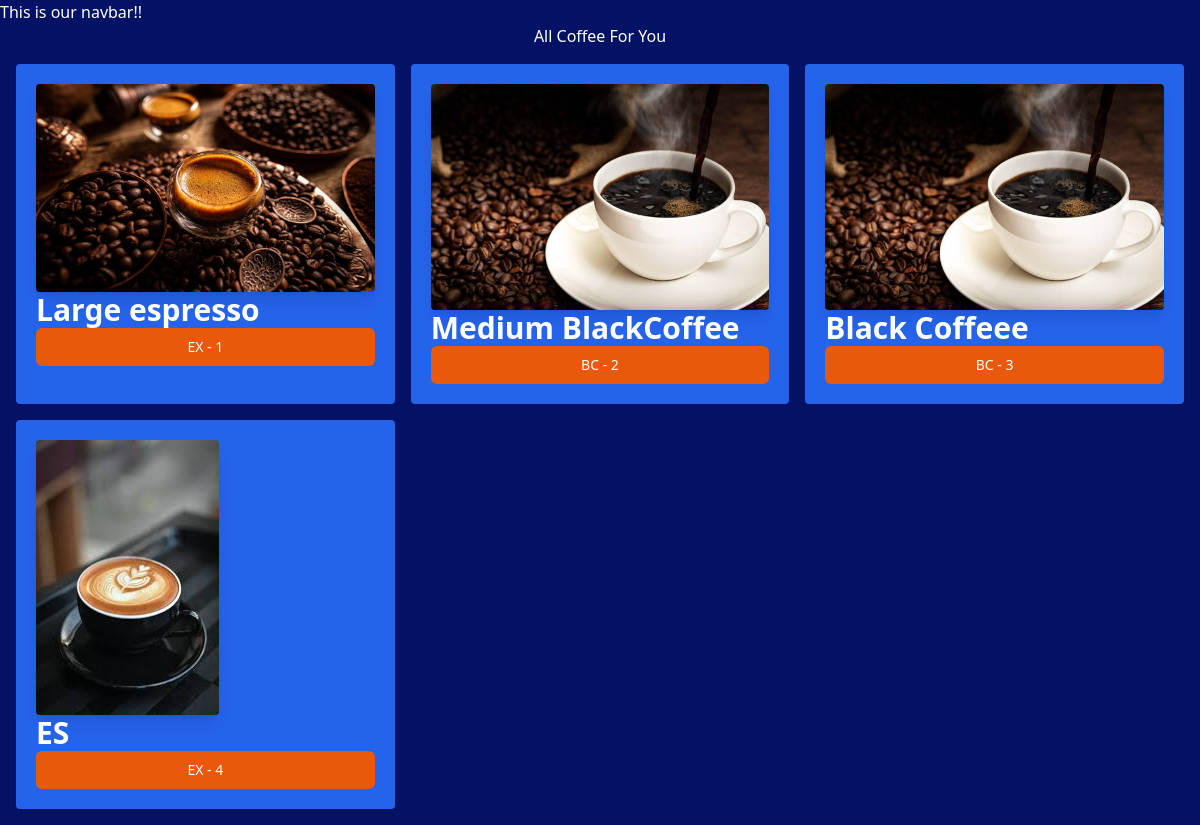
/coffee/, run on an earlier commit of the app's database.
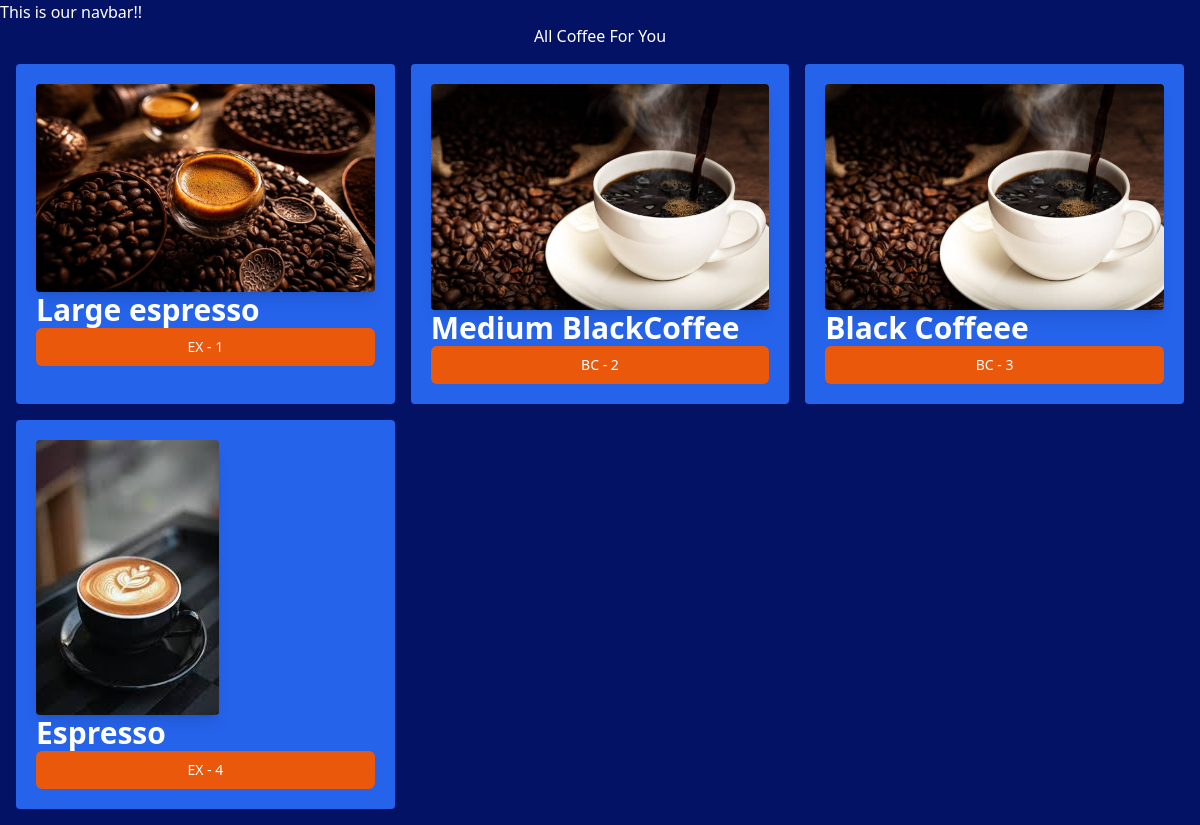
And on a later commit of the database.
### coffee/models.py (models this page shows, shortened)
class coffee_varieties(models.Model):
    COFFEE_TYPE_CHOICE=[
        ('CAP', 'Capachino'),
        ('BC', 'Black Coffee'),
        ('CC', 'Cold Coffee'),
        ('EX', 'Espresso'),
        ('Pc', 'Plane Coffee')
    ]
    name=models.CharField(max_length=100)#this sets max length to 100
    image=models.ImageField(upload_to='coffees/') #ese hi images upload hoti hai
    date=models.DateTimeField(default=timezone.now)
    type= models.CharField(max_length=3, choices=COFFEE_TYPE_CHOICE) #to ye bs upar wali choices lega
    description=models.TextField(default='') #this is a text field

### coffee/views.py (the view)
# urls.py: path('', views.all_coffee, name='all_coffee'),
def all_coffee(request):
    coffees= coffee_varieties.objects.all() #ye db pr query krega, arryas aayenge
    return render(request, 'coffee/all_coffee.html', {'coffees':coffees}) #ab front-end mein values aajaynegi!!

### coffee/templates/coffee/all_coffee.html (shortened to what this page needs)
{% extends 'layout.html' %}
{% block content %}
<h1>All Coffee For You</h1>
<div class="grid grid-cols-3 gap-4 m-4">
{% for COD in coffees  %}
    <div class="bg-blue-600 p-5 rounded">
        <img class="rounded shadow-lg" src="{{COD.image.url}}" alt="">
        <h3 class="text-3xl font-bold">{{COD.name}}</h3>
        <a href="{% url 'coffee_detail' COD.id %}">
            <button
            type="button"
            class="inline-flex items-center w-[100%] justify-center px-4 py-2 border border-transparent text-sm fornt-medium rounded-md text-white bg-orange-600 hover:bg-orange-800 focus:outline-none focus:ring-2 focus:ring-offset_2 focus:ring-orange-500">
                {{COD.type}} - {{COD.id}}
            </button>
        </a>
    </div>
{% endfor %}
</div>
{% endblock %}

What changed in the data, as far as the page shows it:
changed coffee_varieties id 4: name "ES" → "Espresso"
